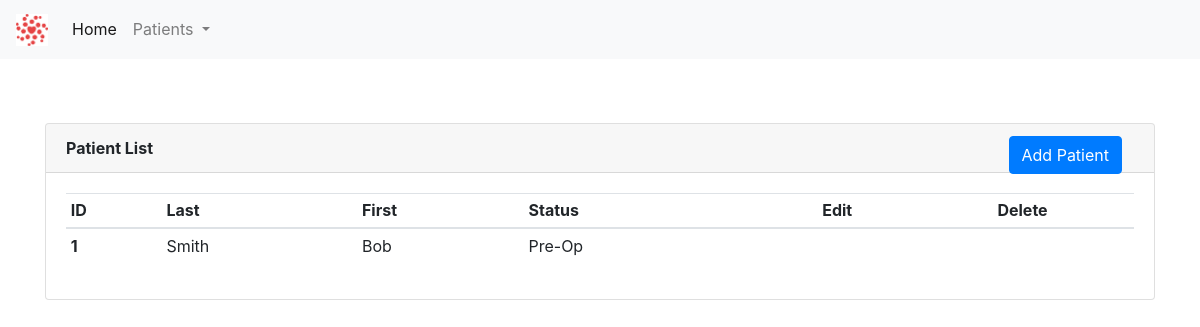
The app's page /patients/, older data.
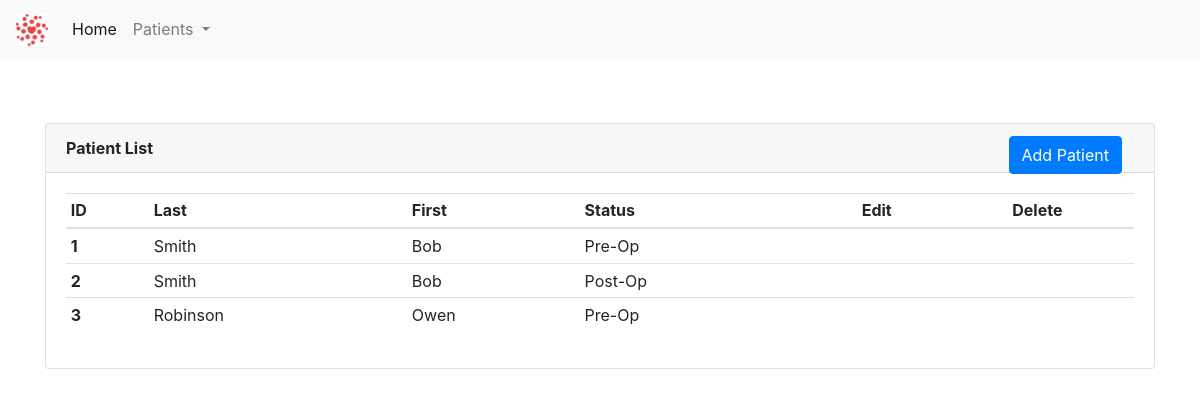
The same page, newer data.
### app/patients/patient_model.py (models this page shows, shortened)
class Patient(db.Model):
    id = db.Column(db.Integer, primary_key=True)
    first_name = db.Column(db.String(30), index=True, nullable=False, info={'label': 'First Name'})
    last_name = db.Column(db.String(30), index=True, nullable=False, info={'label': 'Last Name'})
    patient_status_id = db.Column(db.Integer, db.ForeignKey('patient_status.id'))
    patient_status = db.relationship(PatientStatus)

class PatientStatus(db.Model):
    id = db.Column(db.Integer, primary_key=True)
    code_name = db.Column(db.String(30), index=True, nullable=False)
    name = db.Column(db.String(60), index=True, nullable=False)
    def __str__(self):
        return self.name

### app/patients/patient.py (the view)
@patient_bp.route('/')
def view_patient_list():
    patient_list = Patient.query.all()
    return render_template('patients.html', title="Patient List", patient_list=patient_list)

### app/patients/templates/patients.html (shortened to what this page needs)
{% extends "base.html" %}
{% block content %}
    <div class="container" style="margin-top: 4rem">
        <div class="card">
          <div class="card-header">
              <b>Patient List</b>
              <a class="btn btn-primary" href="/patients/new" role="button" style="position: absolute; right: 2rem">  Add Patient</a>
          </div>
          <div class="card-body">
              <table class="table table-hover table-sm">
                  <thead>
                    <tr>
                      <th scope="col">ID</th>
                      <th scope="col">Last</th>
                      <th scope="col">First</th>
                      <th scope="col">Status</th>
                      <th style="text-align: center; vertical-align: middle" scope="col">Edit</th>
                      <th style="text-align: center; vertical-align: middle" scope="col">Delete</th>
                    </tr>
                  </thead>
                  <tbody>
                  {% for patient in patient_list %}
                    <tr>
                      <th scope="row">{{ patient.id }}</th>
                      <td>{{ patient.last_name }}</td>
                      <td>{{ patient.first_name }}</td>
                      <td>{{ patient.patient_status }}</td>
                        <td style="text-align: center; vertical-align: middle"><a href="/patients/edit/{{patient.id}}"></a></td>
                        <td style="text-align: center; vertical-align: middle"><a href="/patients/delete/{{ patient.id }}"></a></td>
                    </tr>
                  {% endfor %}
                  </tbody>
              </table>
          </div>
        </div>
    </div>
{% endblock %}

### app/templates/base.html (shortened to what this page needs)
<!DOCTYPE html>
<html lang="en">
<head>
    <link rel="stylesheet"
          href="https://stackpath.bootstrapcdn.com/bootstrap/4.5.0/css/bootstrap.min.css"
>
    <link href="//netdna.bootstrapcdn.com/bootstrap/3.0.0/css/bootstrap-glyphicons.css" rel="stylesheet">
</head>
<body>
    <nav class="navbar navbar-expand-lg navbar-light bg-light">
      <a class="navbar-brand" href="/index"><img src="/static/images/HCA_logo.png" style="height: 2rem; width: 2rem"></a>
      <div class="collapse navbar-collapse" id="navbarSupportedContent">
        <ul class="navbar-nav mr-auto">
          <li class="nav-item active">
            <a class="nav-link" href="/index">Home <span class="sr-only">(current)</span></a>
          </li>
          <li class="nav-item dropdown">
            <a class="nav-link dropdown-toggle" href="#" id="navbarDropdown" role="button" data-toggle="dropdown" aria-haspopup="true" aria-expanded="false">
              Patients
            </a>
          </li>
        </ul>
      </div>
    </nav>
    {% block content %}{% endblock %}
</body>
</html>

Row changes from the older to the newer data that the page shows:
added Patient: id "2", last_name "Smith", first_name "Bob", patient_status "Post-Op"
added Patient: id "3", last_name "Robinson", first_name "Owen", patient_status "Pre-Op"
